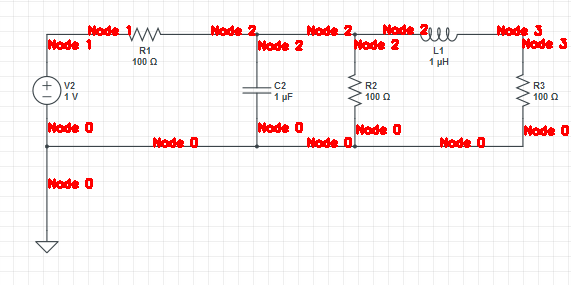
#> input picture text_test.png, 571 x 285 px
$ python -i circuit_recognizer.py   (imports and definitions only)   (Python 2 division)
#> lines starting #> are read from the running program, lines starting #| are printed output that depends on the picture; after the words box and inside, x2 and y2 are one past the last pixel; in counts of white or black regions, pixels touching at a corner belong together
import cv
import cv2
import numpy as np
import sys
import math
import os
from operator import itemgetter
# Classes and Methods for image processing of circuit image
# Class which describes a character
class Alphabet:

    # [7 lines left out: function set_char, not called in this run]

# Class which describes a component
class Component:

    # [35 lines left out: functions set_component, print_component, add_connections, check_duplicate, not called in this run]
# Class which defines a word block
class wordblock:

    # [15 lines left out: functions __init__, calc_average_loc, not called in this run]

    def print_wordblock(self):
        print 'Wordblock number {0} with alphas {1} and average {2}'.format(self.index,[x.alpha for x in self.alphas],[self.avg_x,self.avg_y])

# Main function to associate a character in the image with a particular component
# [22 lines left out: functions alphabet_association, area_thresholding, not called in this run]

# function to calculate distance from two alpha characters (single points)
def calc_alpha_dist(outer_alpha,inner_alpha):
    return math.sqrt((outer_alpha[0]-inner_alpha[0])**2 + (outer_alpha[1]-inner_alpha[1])**2)


# Function to determine the distance between two components (four terminal points)
# [8 lines left out: function calculate_distance, not called in this run]

# Function to find closest component when connections are lacking
def check_closest():

    return;

# Function to ensure connected wires have the same node
def check_wires():

    return;

# Function to merge small wires into larger ones
# [524 lines left out: functions conjoin_wires, decode_blocks, explore_match, fix_coordinates, fix_wires, generate_cir and 4 more, not called in this run]

# Optical Character Recognition application stage - apply ML on new image
def ocr_learning(source,contours,thresh):
    print '---------------------------------------------'
    print 'ACTIVATING OCR ON SOURCE.'
    # Define variables
    alpha_list = []
    xy_storage = [-5,-5]
    avg_counter = 0; counter = 0
    # Grab training documents
    # Feature set
    samples = np.loadtxt('generalsamples.data',np.float32)
    # Response set
    responses = np.loadtxt('generalresponses.data', np.float32)
    responses = responses.reshape((responses.size,1))
    # Load & train model
    model = cv2.KNearest()
    model.train(samples,responses)
    # Apply algorithm on source image
    out = np.zeros(source.shape,np.uint8)
    # Get most common size in contours
    h_array = []
    for conts in contours:
        if cv2.contourArea(conts) < 100:
            [x,y,w,h] = cv2.boundingRect(conts)
            h_array.append(h)
    # Find most common height through count sort
    count_array = [0]*(max(h_array) + 2)
    for h_val in h_array:
        count_array[h_val] += 1
    # Quasi-count sorted array of heights, index = most common height, value = number
    index,value = max(enumerate(count_array),key=itemgetter(1))
    alpha_index = 0
    for conts in contours:
        # Look for the small contours which are text
        if cv2.contourArea(conts) < 100:
            # Draw bounding rectangles around them
            [x,y,w,h] = cv2.boundingRect(conts)
            # Continue if height is not most common height
            if h != index: continue
            # Check proximity to previous x/y
            if (x - 2 < xy_storage[0] and x+2 > xy_storage[0]) and (y - 2 < xy_storage[1] and y+2 > xy_storage[1]): continue
            xy_storage[0] = x; xy_storage[1] = y;
            # Draw rectangle around matching contour
            temp_char = Alphabet()
            cv2.rectangle(source,(x,y),(x+w,y+h),(0,0,255))
            #print "Contour position: " + str(x) +',' +  str(y)
            #print "Contour size: " + str(w) + ',' + str(h)
            # Apply Knearest algo
            roi = thresh[y:y+h,x:x+w]
            roismall = cv2.resize(roi,(10,10))
            roismall = roismall.reshape((1,100))
            roismall = np.float32(roismall)
            retval,results,neigh_resp,dists = model.find_nearest(roismall,k=1)
            # Convert result to output string
            string = str(int((results[0][0])))
            if int(string) > 9:
                string = chr(int(string))
            # Store instance of alphabet class like we did for components
            temp_char.set_char(x,y,string,alpha_index)
            alpha_list.append(temp_char)
            alpha_index+=1
            # Write string to image
            cv2.putText(out,string,(x,y+h),0,.25,(0,255,0))
            # [6 lines of commented-out code are left out]
    return alpha_list

# Function to print netlist
# [68 lines left out: functions print_netlist, print_nodes, test_template_method, not called in this run]

def circuit_recognizer(argv, save_path):
    #Make Template List
#> called with argv = 'text_test.png', save_path = 'out.png'
    templates = []
    path_to_templates = "./VLA/static/VLA/circuit_templates/"
    templates.append(path_to_templates + "capacitor0.png")
    templates.append(path_to_templates + "capacitor90.png")
    templates.append(path_to_templates + "inductor0.png")
    templates.append(path_to_templates + "inductor90.png")
    templates.append(path_to_templates + "inductor180.png")
    templates.append(path_to_templates + "inductor270.png")
    templates.append(path_to_templates + "vsource0.png")
    templates.append(path_to_templates + "vsource90.png")
    templates.append(path_to_templates + "vsource180.png")
    templates.append(path_to_templates + "vsource270.png")
    templates.append(path_to_templates + "isource0.png")
    templates.append(path_to_templates + "isource90.png")
    templates.append(path_to_templates + "isource180.png")
    templates.append(path_to_templates + "isource270.png")
    templates.append(path_to_templates + "resistor0.png")
    templates.append(path_to_templates + "resistor90.png")
    templates.append(path_to_templates + "ground0.png")
    templates.append(path_to_templates + "ground90.png")
    templates.append(path_to_templates + "ground180.png")
    templates.append(path_to_templates + "ground270.png")
    templates.append(path_to_templates + "wire0.png")
    templates.append(path_to_templates + "wire90.png")

    # Create color arrays
    black = np.array([0,0,0])
    not_black = np.array([100,100,100])
    white = np.array([255,255,255])

    # Read in source
    source = cv2.imread(str(argv),-1)
#> source is the input picture: shape (285, 571, 4); mean B, G, R, A 242.2, 242.1, 250, 247
    width,height = source.shape[:2]
#> width = 285; height = 571

    # Create blank matrix
    blank = np.zeros((width,height,3), np.uint8)
    blank[:] = white
    cv2.imwrite("blank.png",blank)

    # Apply thresholding
    hsv =  cv2.cvtColor(source, cv2.COLOR_BGR2HSV)
#> hsv: shape (285, 571, 3); mean H, S, V 2.5, 9.1, 250.4
    upper_thresh = np.array([215,215,215])
    lower_thresh = np.array([0,0,0])
    thresh = cv2.inRange(hsv, lower_thresh,upper_thresh)
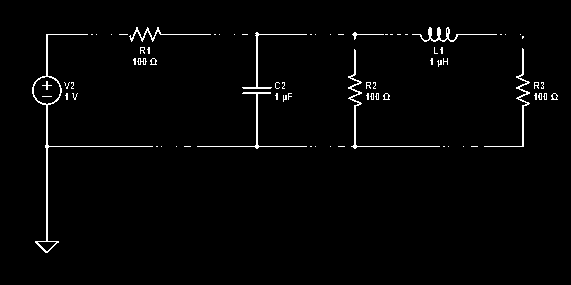
#> thresh: shape (285, 571); 1.8% white in thin lines or dots, all inside (x1, y1, x2, y2) = (32, 27, 558, 253)
    cv2.imwrite("inrange.png", thresh)

    # Draw contours onto copycat image
    copycat = blank.copy()
    contours,hierarchy = cv2.findContours(thresh, cv2.RETR_TREE, cv2.CHAIN_APPROX_SIMPLE)
#> contours = 89 contours, 73 with area under 20; largest, box (x1, y1, x2, y2) and area: (32, 34, 153, 253) 980, (33, 76, 61, 105) 578, (348, 49, 440, 149) 137, (484, 48, 530, 147) 128, (412, 27, 497, 42) 116
    cv2.drawContours(copycat,contours, -1, lower_thresh, 1)
    cv2.imwrite("Contours.png", copycat)

    alpha_list = ocr_learning(source.copy(),contours,thresh)
    # Apply Template Matching & Area Thresholding
    super_list = []; comp_list = []; wire_list = []
    super_list,matched_src = test_template_method(not_black, templates)
    # Split the lists in to wire and component lists
    for temp_comp in super_list:
        if temp_comp.Type == "Wire":
            wire_list.append(temp_comp)
        else:
            comp_list.append(temp_comp)
    # Apply area thresholding to remove text
    thresh_src = area_thresholding(thresh)
    final_src = cv2.addWeighted(thresh_src,0.5,matched_src,0.5,0)
    cv2.imwrite("add weighted.png", final_src)
    #  Connect Components
    intersection_operations(super_list, comp_list, wire_list)
    # Preform alphabetic association
    alphabet_association(comp_list, alpha_list)
    # Return html formatted netlist string
    net_string = print_netlist(comp_list)
    print "Net String:"
    print net_string
    # Generate .cir file for netlist comparison
    generate_cir(comp_list,save_path)
    print "Cir generated succesfully"
    # Print nodes on to original image
    print_nodes(wire_list,source,save_path)
    print "Nodes written okay."
    # Final return value of function: Html formatted netlist. Could write second function which parses netlists, in which case output would be the .cir file.
    return net_string

#> (the run stopped early here; a loop or call above may not have finished)

$ run again, on add weighted.png
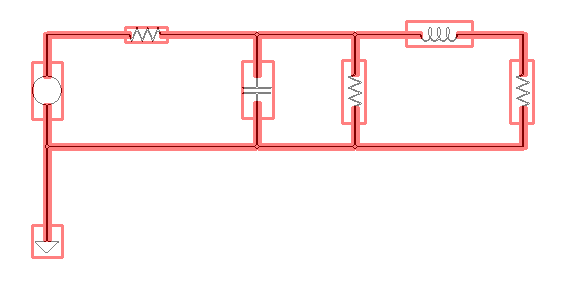
#> input picture add weighted.png, 571 x 285 px
#> in circuit_recognizer, source is the input picture: shape (285, 571, 3); mean B, G, R 242.2, 242.2, 253
#> hsv: shape (285, 571, 3); mean H, S, V 0, 12.2, 253
#> in circuit_recognizer, `thresh = cv2.inRange(hsv, lower_thresh,upper_thresh)`:
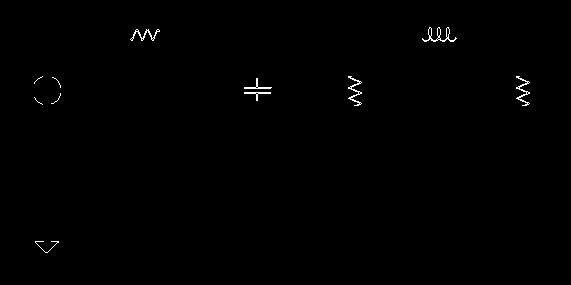
#> thresh: shape (285, 571); 0.42% white in thin lines or dots, all inside (x1, y1, x2, y2) = (34, 27, 530, 253)
#> contours = 33 contours, 24 with area under 20; largest, box (x1, y1, x2, y2) and area: (422, 27, 457, 42) 109, (348, 76, 362, 106) 56, (516, 76, 530, 106) 56, (130, 29, 160, 41) 54, (244, 78, 272, 89) 36
